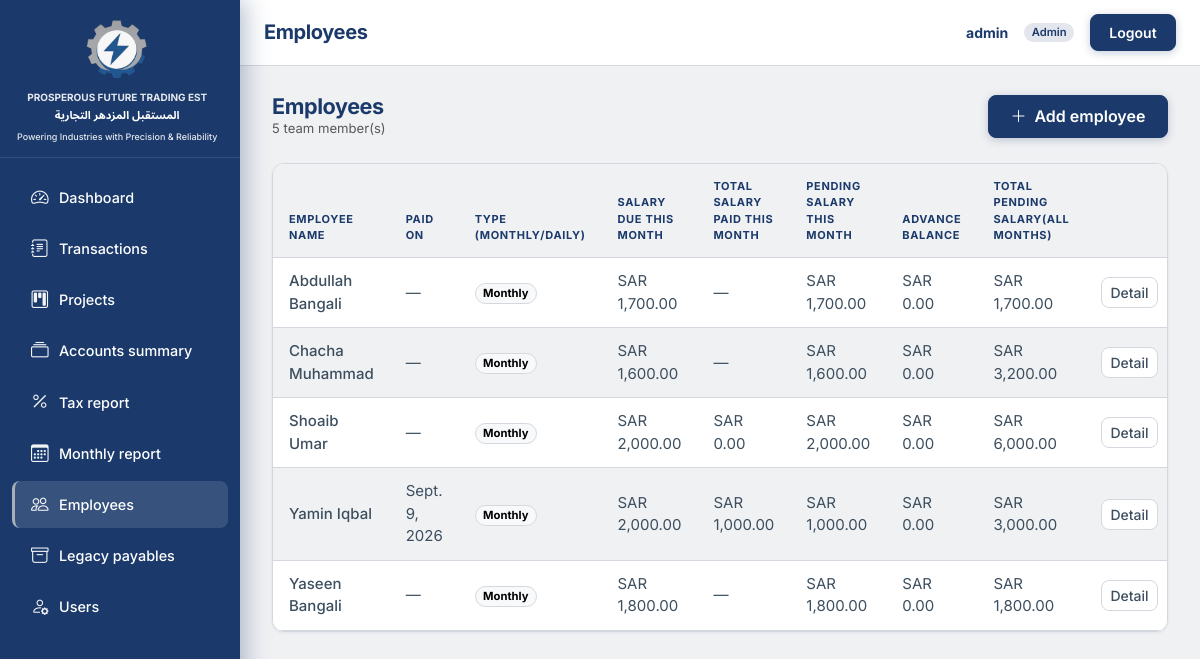
/employees/ (signed in), run on the app's committed database.
### accounts/models.py (models this page shows, shortened)
class User(AbstractBaseUser, PermissionsMixin):
    email = models.EmailField(unique=True)
    full_name = models.CharField(max_length=255, blank=True)
    role = models.CharField(max_length=20, choices=Role.choices, default=Role.VIEWER)
    is_staff = models.BooleanField(default=False)
    is_active = models.BooleanField(default=True)
    date_joined = models.DateTimeField(default=timezone.now)
    objects = UserManager()
    USERNAME_FIELD = "email"
    REQUIRED_FIELDS = []
    class Meta:
        ordering = ["email"]
    @property
    def display_name(self):
        name = (self.full_name or "").strip()
        if name:
            return name
        return self.email.split("@")[0] if self.email else ""

### employees/models.py (models this page shows, shortened)
class Employee(models.Model):
    name = models.CharField(max_length=255)
    salary_paid_date = models.DateField(
        null=True,
        blank=True,
        verbose_name="Payment date",
        help_text="Date when salary was paid to this employee.",
    )
    salary_type = models.CharField(
        max_length=16, choices=SalaryType.choices, default=SalaryType.MONTHLY
    )
    monthly_salary = models.DecimalField(
        max_digits=14, decimal_places=2, null=True, blank=True
    )
    daily_rate = models.DecimalField(max_digits=14, decimal_places=2, null=True, blank=True)
    days_worked = models.DecimalField(
        max_digits=10, decimal_places=2, null=True, blank=True
    )
    salary_paid_this_month = models.DecimalField(
        max_digits=14, decimal_places=2, null=True, blank=True
    )
    advance_taken = models.DecimalField(
        max_digits=14, decimal_places=2, null=True, blank=True
    )
    advance_adjusted = models.DecimalField(
        max_digits=14, decimal_places=2, null=True, blank=True
    )
    previous_pending_salary = models.DecimalField(
        max_digits=14, decimal_places=2, null=True, blank=True
    )
    note = models.TextField(blank=True)
    class Meta:
        ordering = ["name"]
    @property
    def salary_due_this_month(self):
        st = self.salary_type
        if st == SalaryType.MONTHLY or st == SalaryType.WEEKLY:
            return self.monthly_salary or Decimal("0")
        if st == SalaryType.DAILY:
            dr = self.daily_rate or Decimal("0")
            dw = self.days_worked or Decimal("0")
            return dr * dw
        return Decimal("0")
    @property
    def pending_salary_this_month(self):
        due = self.salary_due_this_month
        paid = self.salary_paid_this_month
        if paid is None:
            paid = Decimal("0")
        return due - paid
    @property
    def advance_balance(self):
        taken = self.advance_taken or Decimal("0")
        adj = self.advance_adjusted or Decimal("0")
        return taken - adj
    @property
    def total_pending_salary_all_months(self):
        prev = self.previous_pending_salary or Decimal("0")
        return self.pending_salary_this_month + prev

### employees/views.py (the view)
# urls.py: path("", views.EmployeeListView.as_view(), name="list"),
class EmployeeListView(AccountantOrAdminRequiredMixin, ListView):
    model = Employee
    template_name = "employees/employee_list.html"
    context_object_name = "employees"
    def get_queryset(self):
        return employees_with_paid_on(
            Employee.objects.annotate(name_len=Length("name"))
        ).order_by("name")
    def get_context_data(self, **kwargs):
        ctx = super().get_context_data(**kwargs)
        ctx["totals"] = Employee.objects.aggregate(n=Count("id"))
        return ctx

### TradingEST/context_processors.py (called while the page is built)
def brand(_request):
    return {
        "brand_name_ar": BRAND_NAME_AR,
        "brand_name_en": BRAND_NAME_EN,
        "brand_tagline": BRAND_TAGLINE,
    }

### TradingEST/formatting.py (called while the page is built)
def _to_decimal(value) -> Decimal | None:
    if value is None or value == "":
        return None
    try:
        d = value if isinstance(value, Decimal) else Decimal(str(value))
        return d.quantize(_TWOPLACES, rounding=ROUND_HALF_UP)
    except (InvalidOperation, TypeError, ValueError):
        return None

def format_number(value) -> str | None:
    d = _to_decimal(value)
    if d is None:
        return None
    return f"{d:,.2f}"

def format_sar(value) -> str | None:
    n = format_number(value)
    if n is None:
        return None
    return f"SAR {n}"

### TradingEST/templatetags/te_format.py (called while the page is built)
@register.filter
def sar(value):
    out = format_sar(value)
    return out if out is not None else "—"

### accounts/mixins.py (called while the page is built)
    def dispatch(self, request, *args, **kwargs):
        if not request.user.is_authenticated:
            return HttpResponseRedirect(self.resolve_redirect(request))
        role = getattr(request.user, "role", None)
        if role not in self.allowed_roles:
            raise PermissionDenied("Insufficient role.")
        return super(SessionAuthenticatedMixin, self).dispatch(request, *args, **kwargs)

### employees/services.py (called while the page is built)
def _latest_salary_payment_subquery():
    return (
        Transaction.objects.filter(
            category=LedgerCategory.SALARY,
            flow_type=FlowType.OUT,
            party_name__iexact=OuterRef("name"),
        )
        .order_by("-date", "-pk")
        .values("date")[:1]
    )

def employees_with_paid_on(queryset: QuerySet[Employee] | None = None) -> QuerySet[Employee]:
    if queryset is None:
        queryset = Employee.objects.all()
    return queryset.annotate(
        paid_on=Coalesce(
            F("salary_paid_date"),
            Subquery(_latest_salary_payment_subquery()),
        )
    )

### templates/employees/employee_list.html (shortened to what this page needs)
{% extends "base.html" %}
{% block header_title %}Employees{% endblock %}
{% block content %}
<div class="te-page-heading-row">
  <div>
    <h1>Employees</h1>
    <p class="text-muted small mb-0">{{ totals.n }} team member(s)</p>
  </div>
  {% if user.role == 'admin' or user.role == 'accountant' %}
  <a class="btn te-btn-gradient" href="{% url 'employees:add' %}"><i class="bi bi-plus-lg me-1"></i> Add employee</a>
  {% endif %}
</div>
{% if employees %}
<div class="te-table-card">
  <div class="table-responsive">
    <table class="table table-sm mb-0 align-middle">
      <thead>
        <tr>
          <th>Employee Name</th><th>Paid on</th><th>Type (Monthly/Daily)</th><th>Salary Due This Month</th><th>Total Salary Paid This Month</th><th>Pending Salary This Month</th><th>Advance Balance</th><th>Total Pending Salary(All Months)</th><th></th>
        </tr>
      </thead>
      <tbody>
        {% for e in employees %}
        <tr>
          <td class="fw-medium">{{ e.name }}</td>
          <td>{{ e.paid_on|default:"—" }}</td>
          <td><span class="badge rounded-pill text-bg-light border">{{ e.salary_type }}</span></td>
          <td>{{ e.salary_due_this_month|sar }}</td>
          <td>{{ e.salary_paid_this_month|sar }}</td>
          <td>{{ e.pending_salary_this_month|sar }}</td>
          <td>{{ e.advance_balance|sar }}</td>
          <td>{{ e.total_pending_salary_all_months|sar }}</td>
          <td><a class="btn btn-sm te-btn-secondary" href="{% url 'employees:detail' e.pk %}">Detail</a></td>
        </tr>
        {% endfor %}
      </tbody>
    </table>
  </div>
</div>
{% else %}
<div class="te-page-card te-empty-state">
  <i class="bi bi-people" aria-hidden="true"></i>
  <p>No employees on file.</p>
</div>
{% endif %}
{% endblock %}

### templates/base.html (shortened to what this page needs)
{% load static %}
<!DOCTYPE html>
<html lang="en">
<head>
  <link href="https://cdn.jsdelivr.net/npm/bootstrap@5.3.3/dist/css/bootstrap.min.css" rel="stylesheet"
>
  <link rel="stylesheet" href="https://cdn.jsdelivr.net/npm/bootstrap-icons@1.11.3/font/bootstrap-icons.min.css">
  <link rel="stylesheet" href="{% static 'css/app.css' %}">
</head>
<body class="te-app-body">
<div class="te-app-layout">
  <div class="te-app-main">
    <header class="te-topbar">
      <div class="te-topbar-desktop d-none d-md-flex w-100 align-items-center justify-content-between gap-3 min-w-0">
        <h1 class="te-topbar-title text-truncate mb-0 flex-grow-1 min-w-0">{% block header_title %}Dashboard{% endblock %}</h1>
        {% if user.is_authenticated %}
        <div class="te-topbar-actions flex-shrink-0">
          <span class="te-topbar-user d-none d-lg-inline">{{ user.display_name }}</span>
          {% if user.role == 'admin' %}
          <span class="badge rounded-pill badge-role-admin">{{ user.get_role_display }}</span>
          {% elif user.role == 'accountant' %}
          <span class="badge rounded-pill badge-role-accountant">{{ user.get_role_display }}</span>
          {% else %}
          <span class="badge rounded-pill badge-role-viewer">{{ user.get_role_display }}</span>
          {% endif %}
          <form action="{% url 'accounts:logout' %}" method="post" class="d-inline mb-0">
            <button type="submit" class="btn btn-sm te-btn-logout">Logout</button>
          </form>
        </div>
        {% endif %}
      </div>
    </header>
    <div class="te-content-wrap">
      {% block content %}{% endblock %}
    </div>
  </div>
  <aside id="teSidebar" class="te-sidebar" aria-label="Main navigation">
    <div class="te-sidebar-head">
      <div class="te-sidebar-logo">
        {% include "partials/sidebar_brand.html" %}
      </div>
    </div>
    <div class="te-sidebar-nav">
      {% include "partials/sidebar_nav.html" %}
    </div>
  </aside>
</div>
</body>
</html>

### data on the page
User: display_name "admin", role "Admin"
Employee: name "Abdullah Bangali", paid_on "—", salary_type "Monthly", salary_due_this_month|sar "SAR 1,700.00", salary_paid_this_month|sar "—", pending_salary_this_month|sar "SAR 1,700.00", advance_balance|sar "SAR 0.00", total_pending_salary_all_months|sar "SAR 1,700.00"
Employee: name "Chacha Muhammad", paid_on "—", salary_type "Monthly", salary_due_this_month|sar "SAR 1,600.00", salary_paid_this_month|sar "—", pending_salary_this_month|sar "SAR 1,600.00", advance_balance|sar "SAR 0.00", total_pending_salary_all_months|sar "SAR 3,200.00"
Employee: name "Shoaib Umar", paid_on "—", salary_type "Monthly", salary_due_this_month|sar "SAR 2,000.00", salary_paid_this_month|sar "SAR 0.00", pending_salary_this_month|sar "SAR 2,000.00", advance_balance|sar "SAR 0.00", total_pending_salary_all_months|sar "SAR 6,000.00"
Employee: name "Yamin Iqbal", paid_on "Sept. 9, 2026", salary_type "Monthly", salary_due_this_month|sar "SAR 2,000.00", salary_paid_this_month|sar "SAR 1,000.00", pending_salary_this_month|sar "SAR 1,000.00", advance_balance|sar "SAR 0.00", total_pending_salary_all_months|sar "SAR 3,000.00"
Employee: name "Yaseen Bangali", paid_on "—", salary_type "Monthly", salary_due_this_month|sar "SAR 1,800.00", salary_paid_this_month|sar "—", pending_salary_this_month|sar "SAR 1,800.00", advance_balance|sar "SAR 0.00", total_pending_salary_all_months|sar "SAR 1,800.00"

### other printed values
{{ totals.n }} "5"
{{ brand_name_en }} "PROSPEROUS FUTURE TRADING EST"
{{ brand_name_ar }} "المستقبل المزدهر التجارية"
{{ brand_tagline }} "Powering Industries with Precision & Reliability"
